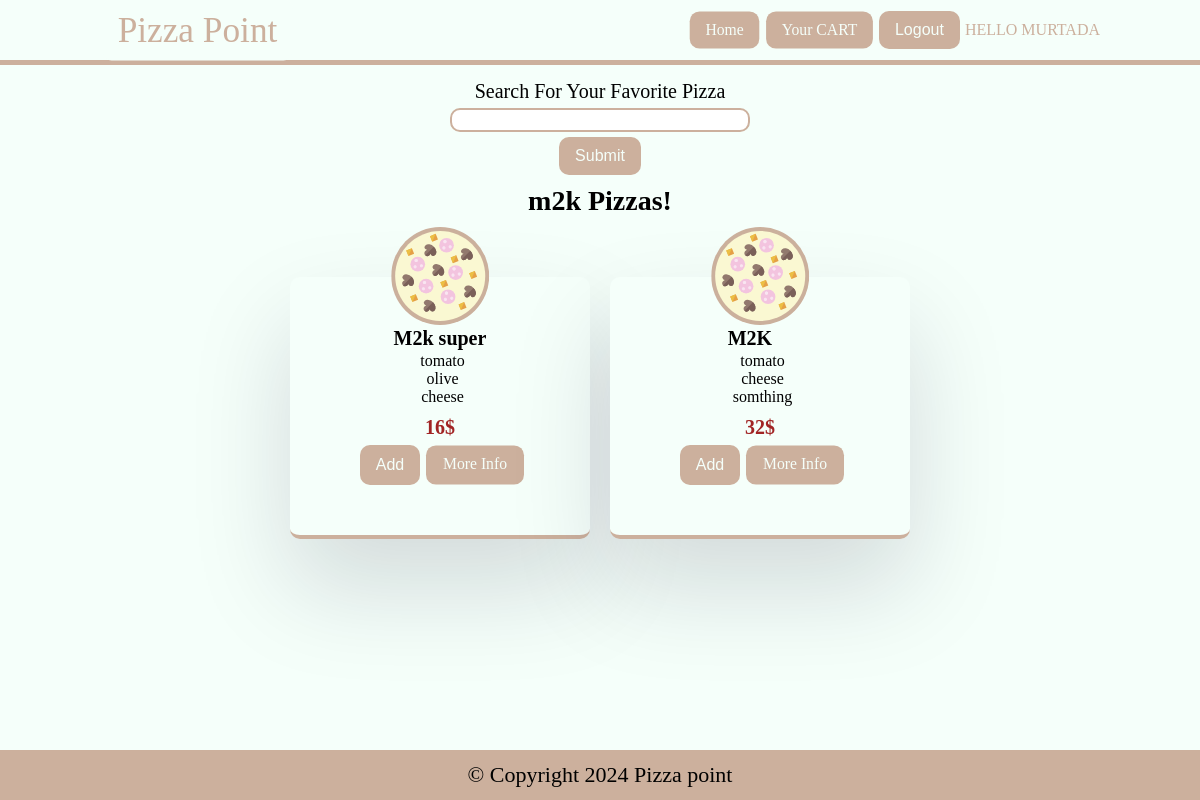
Screenshot of /clients/restaurant/11 (signed in) with the database file from the repository.
### tables this page shows
CREATE TABLE `restaurants` (
  `id` int(11) NOT NULL,
  `name` varchar(255) NOT NULL,
  `email` varchar(255) NOT NULL,
  `password` varchar(255) NOT NULL,
  `account_type` varchar(255) DEFAULT 'restaurant'
);

CREATE TABLE `pizzas` (
  `id` int(11) NOT NULL,
  `restaurant_id` int(11) NOT NULL,
  `title` varchar(255) NOT NULL,
  `ingredients` varchar(255) NOT NULL,
  `price` int(11) DEFAULT NULL,
  `created_at` timestamp NOT NULL DEFAULT current_timestamp()
);

### app/libraries/Core.php (called while the page is built, shortened)
<?php
class Core
{
    protected $routes = [
        'home' => ['controller' => 'clients', 'method' => 'index'],
        'bb' => ['controller' => 'SomeOtherController', 'method' => 'someMethod'],
    ];
    protected $currentController = 'users';
    protected $currentMethod = 'register';
    protected $params = [];
    public function __construct()
    {
        $url = $this->getUrl();
        if (!empty($url) && isset($this->routes[$url[0]])) {
            $route = $this->routes[$url[0]];
            $this->currentController = $route['controller'];
            $this->currentMethod = $route['method'];
            require_once '../app/controllers/' . $this->currentController  . '.php';
            $this->currentController = new $this->currentController;
            unset($url);
        } else {
            if (!empty($url) && file_exists('../app/controllers/' . ucwords($url[0]) . '.php')) {
                $this->currentController = ucwords($url[0]);
                unset($url[0]);
            }
            $this->currentController = new $this->currentController;
            if (isset($url[1])) {
                if (method_exists($this->currentController, $url[1])) {
                    $this->currentMethod = $url[1];
                    unset($url[1]);
                }
            }
            $this->params = $url ? array_values($url) : [];
        }
        call_user_func_array([$this->currentController, $this->currentMethod], $this->params);
    }
    public function getUrl()
    {
        if (isset($_GET['url'])) {
            $url = rtrim($_GET['url'], '/');
            $url = filter_var($url, FILTER_SANITIZE_URL);
            $url = explode('/', $url);
            return $url;
        }
    }
}

### public/index.php (called while the page is built, shortened)
<?php
    $init = new Core;
?>

### app/libraries/Database.php (called while the page is built, shortened)
<?php
class Database {
    private $host = DB_HOST;
    private $user = DB_USER;
    private $pass = DB_PASS;
    private $dbname = DB_NAME;
    private $dbh;
    private $stmt;
    public function __construct() {
        $dsn = 'mysql:host=' . $this->host . ';dbname=' . $this->dbname;
        try{
            $this->dbh = new PDO($dsn, $this->user, $this->pass);
        }catch(PDOException $e) {
            $this->error = $e->getMessage();
            echo $this->error;
        }
    }
    public function query($sql) {
        $this->stmt = $this->dbh->prepare($sql);
    }
    public function bind($param, $value, $type = null) {
        if(is_null($type)){
            switch(true){
                case is_int($value):
                    $type = PDO::PARAM_INT;
                    break;
                default:
                $type = PDO::PARAM_STR;
            }
        }
        $this->stmt->bindValue($param, $value, $type);
    }
    public function execute() {
        return $this->stmt->execute();
    }
    public function resultSet() {
        $this->execute();
        return $this->stmt->fetchAll(PDO::FETCH_OBJ);
    }
    public function single() {
        $this->execute();
        return $this->stmt->fetch(PDO::FETCH_OBJ);
    }
}

### app/models/Client.php (called while the page is built, shortened)
<?php
class client
{
    private $db;
    public function __construct()
    {
        $this->db = new Database;
    }
    public function doesResExist($id)
    {
        $id =  filter_var(htmlspecialchars(strip_tags($id)), FILTER_VALIDATE_INT);
        $this->db->query("SELECT id FROM restaurants WHERE id = :id");
        $this->db->bind('id', $id);
        try {
            if ($this->db->single()) {
                return true;
            }
        } catch (PDOException $e) {
            echo "Error: " . $e->getMessage();
        }
    }
    public function getRestaurantPizzas($id)
    {
        $this->db->query("SELECT * FROM pizzas WHERE restaurant_id = :id ORDER BY created_at");
        $this->db->bind(':id', $id);
        if ($pizzas = $this->db->resultSet()) {
            return $pizzas;
        }
    }
    public function resName($id)
    {
        $this->db->query("SELECT name FROM restaurants WHERE id = :id");
        $this->db->bind(':id', $id);
        return $this->db->single();
    }
}

### app/views/client/restaurant.php (the view, shortened to what this page needs)
<?php require APPROOT . '/views/inc/header.php'; ?>
<section class="search-container">
    <div>
        <form class='center search-card' id="search-form">
            <label for="search" style="font-size: 20px;">Search For Your Favorite Pizza</label>
            <div class="search-inner-container">
                <input type="text" name='search' value="<?php echo htmlspecialchars($data['search']); ?>" class="search" id="search-content">
                <input type="submit" name="submit" value="Submit" class="search-submit" id="search-submit">
            </div>
        </form>
    </div>
</section>
<h4><?php echo $data['res_name']->name ?> Pizzas!</h4>
<section class="pizzas-container page" id='page'>
    <?php foreach ($data['pizzas'] as $pizza) : ?>
        <div class="pizza-container">
            <img src="<?php echo URLROOT; ?>/img/pizza.svg">
            <div>
                <h6><?php echo htmlspecialchars(ucfirst($pizza->title)); ?></h6>
                <ul class="ing">
                    <?php foreach (explode(',', $pizza->ingredients) as $ing) : ?>
                        <li><?php echo htmlspecialchars($ing); ?></li>
                    <?php endforeach; ?>
                </ul>
            </div>
            <h6 class="price"><?php echo htmlspecialchars($pizza->price) ?>$</h6>
            <div class="pizza-btn">
                <input type="button" name="add" value="Add" id="<?php echo $pizza->id; ?>" price="<?php echo $pizza->price; ?>" class="add-btn">
                <a href="<?php echo URLROOT; ?>/clients/details/<?php echo $pizza->id; ?>">More Info</a>
            </div>
        </div>
    <?php endforeach; ?>
</section>
<?php require APPROOT . '/views/inc/footer.php'; ?>

### public/css/style.css (style rules this page uses)
:root { --primary-color: #ccb09d; --white-color: #f5fffa; }
* { box-sizing: border-box; padding: 0; margin: 0; }
html, body { font-size: 62.5%; background: var(--white-color); }
h4 { text-align: center; font-size: 2.8rem; margin-top: 1rem; }
a { cursor: pointer; color: var(--white-color); background: var(--primary-color); text-align: center; display: inline-block; text-decoration: none; padding: 1rem 1.6rem; border-radius: 1rem; transform: scale(0.98); }
ul { display: flex; justify-content: center; align-items: center; list-style-type: none; }
li { margin-left: 0.5rem; font-size: 1.6rem; }
input[type="submit"] { cursor: pointer; background: var(--primary-color); color: var(--white-color); border: none; border-radius: 1rem; padding: 1rem 1.6rem; font-size: 1.6rem; }
.pizzas-container { display: flex; flex-wrap: wrap; justify-content: center; align-items: center; }
.pizza-container { display: flex; flex-direction: column; flex-wrap: wrap; justify-content: center; align-items: center; position: relative; background: var(--white-color); width: 30rem; min-height: 24rem; margin: 6rem 1rem; padding: 5rem; border-radius: 1rem; border-bottom: var(--primary-color) solid 0.4rem; box-shadow: rgba(17, 12, 46, 0.15) 0px 48px 100px 0px; }
.price { color: rgb(161, 36, 36); }
.ing { display: flex; flex-direction: column; justify-content: center; align-items: center; margin-bottom: 1rem; }
h6 { font-size: 2rem; margin-bottom: 0.2rem; }
.pizza-btn { display: flex; justify-content: center; align-items: center; margin-top: 0.4rem; }
.pizza-btn input[type="button"], .pizza-btn a { font-size: 1.6rem; margin-left: 0.5rem; height: 4rem; width: 6rem; border-radius: 1rem; }
.pizza-btn input { background: var(--primary-color); color: var(--white-color); border: none; }
.pizza-btn a { width: 10rem; }
.search-submit { cursor: pointer; }
img { position: absolute; top: -5rem; left: 50%; transform: translateX(-50%); }
.search-container { display: flex; justify-content: center; align-items: center; margin-top: 0.5rem; }
.search-card { display: flex; flex-direction: column; }
.search-inner-container { display: flex; flex-direction: column; justify-content: center; align-items: center; margin-top: 0.5rem; }
.search { width: 30rem; height: 2.4rem; border: 0.2rem solid var(--primary-color); border-radius: 1rem; margin-bottom: 0.5rem; padding: 0 0.5rem; }
.center { display: flex; justify-content: center; align-items: center; margin-top: 0.5rem; }

### rows the page displays
restaurants: name "m2k"
pizzas: title "M2k super", ingredients "tomato", ingredients "olive", ingredients "cheese", price "16"
pizzas: title "M2K", ingredients "tomato", ingredients "cheese", ingredients "somthing", price "32"

### other values shown
$_SESSION['user_name'] "MURTADA"
